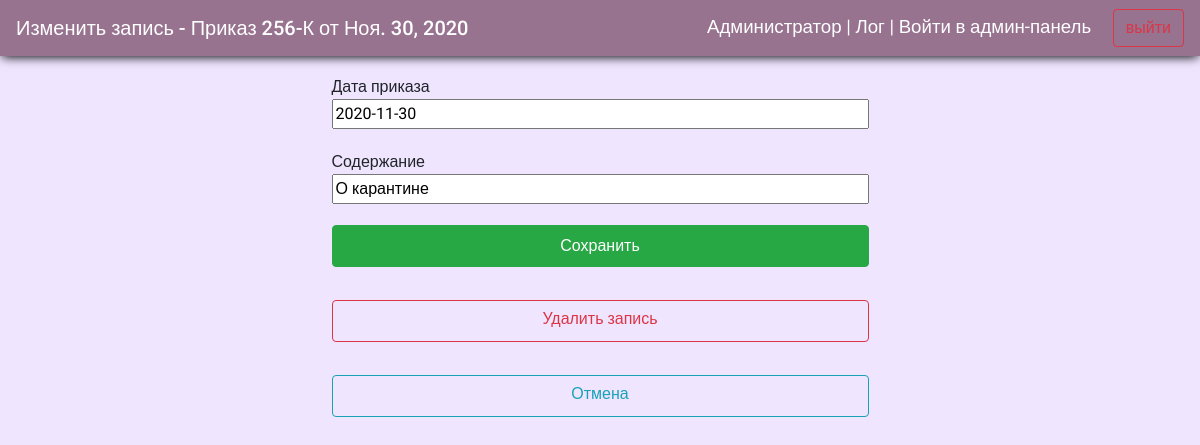
The app's page /journals/orders_on_others/2/edit (signed in) with its own data.
### reg_jounals/models.py (models this page shows)
class OrdersOnOtherMatters(models.Model):
    oom_number = models.CharField(max_length=5, help_text="Введите номер приказа", verbose_name="Номер приказа", db_index=True)
    oom_date = models.DateField(help_text="Введите дату приказа", verbose_name="Дата приказа", db_index=True)
    oom_content = models.CharField(max_length=256, help_text="Введите содержание приказа", verbose_name='Содержание')
    oom_res_officer = models.CharField(blank=True, editable=False,  max_length=256, help_text="Сотрудник, который внес документ в систему ", verbose_name='Ответственный сотрудник')
    class Meta:
        ordering = ["id"]
        verbose_name = 'Приказ по другим вопросам'
        verbose_name_plural = 'Приказы по другим вопросам'

### reg_jounals/views.py (the view, shortened to what this page needs)
# urls.py: path('orders_on_others/<int:id>/edit', views.upd_OrderOnOtherMatters, name='orders_on_others_upd_url'),
def upd_OrderOnOtherMatters(request, id):
    if request.user.is_authenticated:
        if request.method == "GET":
            order = OrdersOnOtherMatters.objects.get(id__exact=id)
            bound_form = OrdersOnOtherMatters_form(instance=order)
            return render(request, 'reg_jounals/OrdersOnOtherMatters_upd.html', context={'form':bound_form, 'order':order})

### reg_jounals/forms.py (shortened to what this page needs)
class OrdersOnOtherMatters_form(forms.ModelForm):
    class Meta:
        model = OrdersOnOtherMatters
        fields = [
    'oom_date',
    'oom_content']

### reg_jounals/templates/reg_jounals/OrdersOnOtherMatters_upd.html (shortened to what this page needs)
{% extends "reg_jounals/index.html" %}
{%block header%}Изменить запись - Приказ {{order.oom_number}} от {{order.oom_date}}{% endblock %}
{%block content%}
<form class="add_form" action="" method="post">
  {% for field in form %}
  <p>{{field.label}}{{ field }}</p>
  {% endfor%}
  <input class="btn btn-success" type="submit" value="Сохранить" />
  <a class="btn btn-outline-danger btn-upd" id="sure_btn" onclick="OpenSureDialog()">Удалить запись</a>
  <a class="btn btn-outline-info btn-upd" href="..">Отмена</a>
</form>
{%endblock%}

### reg_jounals/templates/reg_jounals/index.html (shortened to what this page needs)
<!DOCTYPE html>
<html  lang="en">
<head>
  {%load static%}
  <link rel="stylesheet" href="{% static 'css/style.css'%}">
  <link rel="stylesheet" href="{% static 'css/VacList.css'%}">
  <link rel="stylesheet" href="https://cdn.jsdelivr.net/npm/bootstrap@4.5.3/dist/css/bootstrap.min.css">
</head>
<body onload="TextDisabled()">
  <header>
    <nav class="navbar navbar-light ">
    <span class="navbar-brand mb-0 h1">{%block header%} {%endblock%}</span><span style="text-align: right; float: right;font-size: 14pt;">  {{ user.first_name }} {% if request.user.is_superuser%}  <a style="color:white;" href="{% url 'logfile' %}">| Лог |</a> <a style="color:white;" href="/admin/">Войти в админ-панель</a>{%endif%} <a class="btn btn-outline-danger" style="margin-left: 17px;" href="{% url 'logout'%}">выйти</a></span>
  </header>
<div class="container">
    {%block content%}{%endblock%}
  </div>
</body>
</html>

### reg_jounals/static/css/style.css (style rules this page uses)
* { font-family: 'Roboto', sans-serif; }
body { background: #white !important; background-color: #efe5ff !important; }
.navbar-light .navbar-brand { color: rgb(255 255 255) !important; }
.add_form { display: grid; grid-template-rows: repeat(5, 42px); grid-template-columns: repeat(1, 100%); grid-gap: 33px; padding: 9px; width: 50%; margin: 0 auto; }
.add_form input { width: 100%; }
.add_form a { width: 100%; }
.container { margin-top: 10px; }
.btn-upd { width: 94% }
.navbar { color: white; background: #977390; box-shadow: 0 3px 10px -2px black; }

### records on screen
OrdersOnOtherMatters: oom_number "256-К", oom_date "Ноя. 30, 2020", form "2020-11-30" "О карантине"

### other values on screen
{{ user.first_name }} "Администратор"
{{ field.label }} "Дата приказа" "Содержание"
